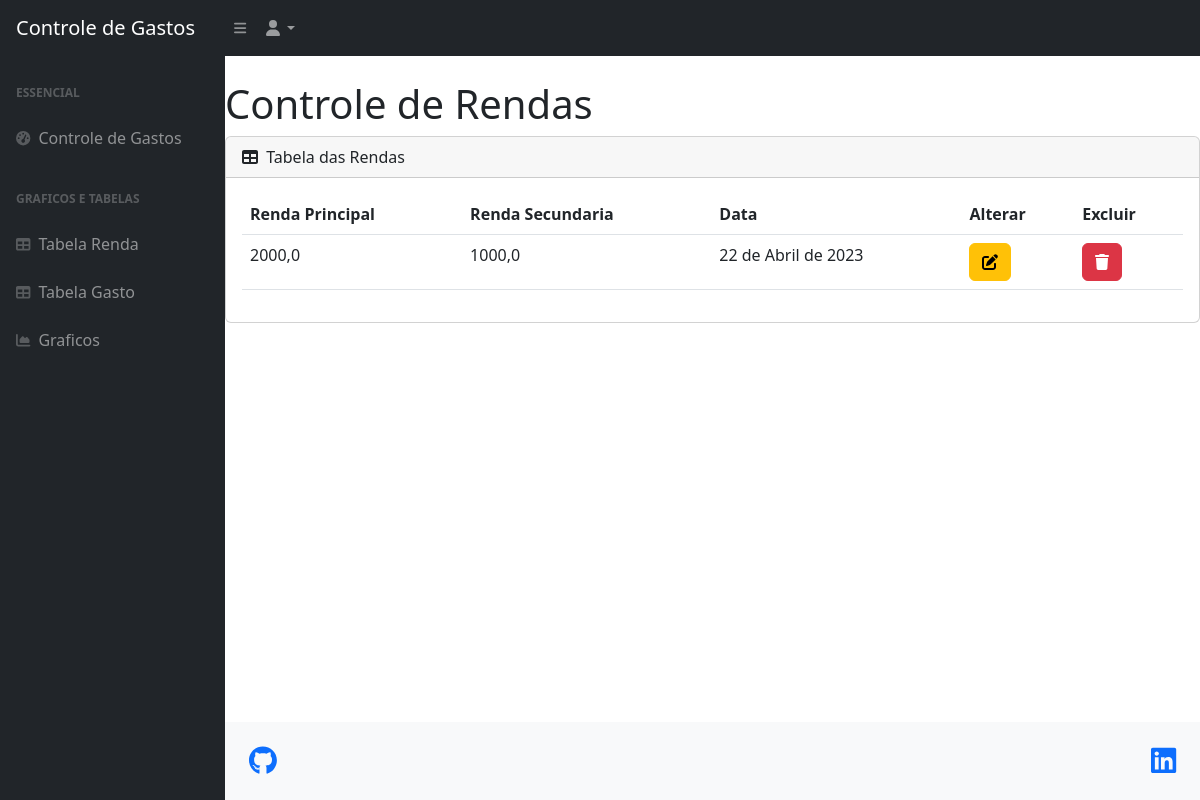
Page /tabela_renda/ (signed in) on the earlier database version.
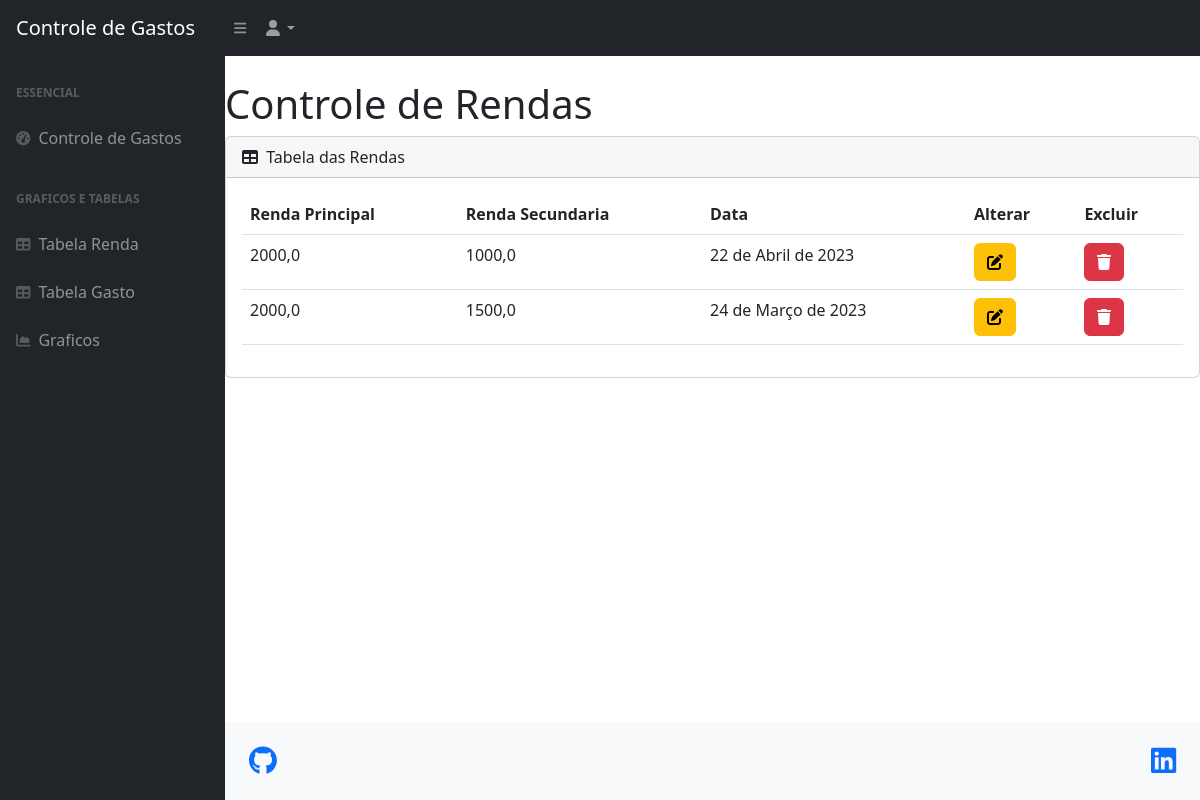
Same page on the later database version.
### app_core/models.py (models this page shows, shortened)
class Rendas(models.Model):
    renda_principal = models.FloatField()
    renda_secundaria = models.FloatField(default=0)
    data = models.DateField(default=datetime.today())
    usuario = models.ForeignKey(Usuario, on_delete=models.CASCADE)
    class Meta:
        verbose_name = 'Renda'
        verbose_name_plural = 'Rendas'

### app_core/views.py (the view)
# urls.py: path('tabela_renda/', views.tabela_renda, name='tabela_renda'),
def tabela_renda(request):
    rendas = Rendas.objects.filter(usuario=request.session['usuario'])
    return render(request, 'tables/table_renda.html', {'rendas': rendas})

### app_core/templates/tables/table_renda.html
{% extends 'base.html' %}
{% block 'class_body' %}class="sb-nav-fixed"{% endblock 'class_body' %}
{% block 'conteudo' %}
    {% include 'menu.html' %}
        <div id="layoutSidenav">
            {% include 'lateral_menu.html' %}
            <div id="layoutSidenav_content">
                <h1 class="mt-4">Controle de Rendas</h1>
                {% include 'tables/tb_renda.html' %}
                {% include 'footer.html' %}
            </div>
        </div>
{% endblock 'conteudo' %}

### app_core/templates/tables/tb_renda.html
<div class="card mb-4">
    <div class="card-header">
        <i class="fas fa-table me-1"></i>
        Tabela das Rendas
    </div>
    <div class="card-body">
        <table class="table" id="table-renda">
            <thead>
                <tr>
                    <th scope="col">Renda Principal</th>
                    <th scope="col">Renda Secundaria</th>
                    <th scope="col">Data</th>
                    <th scope="col">Alterar</th>
                    <th scope="col">Excluir</th>
                </tr>
            </thead>
            <tbody>
                {% for renda in rendas %}
                    <tr>
                        <td> {{ renda.renda_principal }} </td>
                        <td> {{ renda.renda_secundaria }} </td>
                        <td> {{ renda.data }} </td>
                        <td><a href="{% url 'ver_renda' renda.id %}" class="btn btn-warning"><i class="fa-solid fa-pen-to-square"></i></a></td>
                        <td><a href="{% url 'excluir_renda' renda.id %}" class="btn btn-danger"><i class="fa-solid fa-trash"></i></a></td>
                    </tr>
                {% endfor %}
            </tbody>
        </table>
    </div>
</div>

Differences in the rows shown:
added Rendas: renda_principal "2000,0", renda_secundaria "1500,0", data "24 de Março de 2023"
